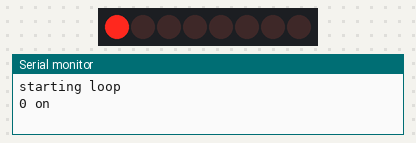
Simulated run of this program. Board: Arduino Pro Mini, built with avr-gcc and run on an emulated ATmega328P. Shown: 8 shift-register outputs drawn as a row of LEDs (first output left, lit = HIGH), the last lines printed to the serial monitor. Wiring (inferred from the names in the program): shift register (74HC595): data pin 12; shift clock pin 10; latch pin 11. Wiring (inferred from the signals the program sends): row of LEDs: on Q0, Q1, Q2, Q3, Q4, Q5, Q6, Q7.

Above: at 0.5 s.
At 1.5 s:
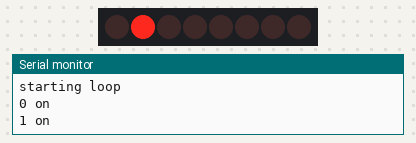
At 2.5 s:
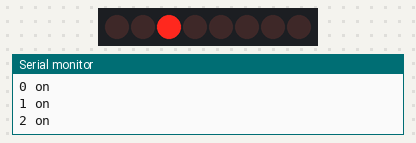
At 3.5 s:
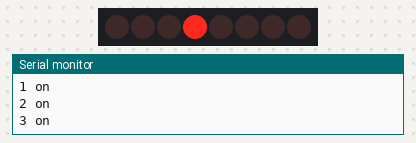
At 4.5 s:
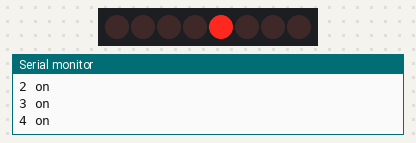
At 5.5 s:
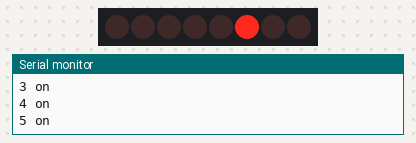
Timing chart, 0 to 7.8 s (numbered marks = the images above):
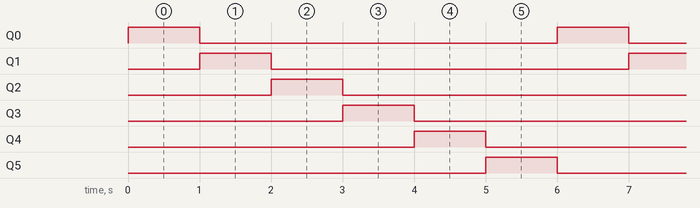

The program:

main.cpp
```cpp
#include <Arduino.h>


#define CLOCK_PIN 10 //CH = SHCP (clock)
#define LATCH_PIN 11 //ST = STCP  (latch)
#define DATA_PIN 12 //DA = DS  data

#define PORT_OFFSET 2

float mlPerSecPort1;
float mlPerSecPort2;
float mlPerSecPort3;
float mlPerSecPort4;
float mlPerSecPort5;
float mlPerSecPort6;


byte portFlags = 0;


void updatePorts() {
  digitalWrite(LATCH_PIN, LOW);
  shiftOut(DATA_PIN, CLOCK_PIN, LSBFIRST, portFlags);
  digitalWrite(LATCH_PIN, HIGH);
}

void setPort(byte portNum, bool on) {
  if (on) {
    portFlags |= (1<<(7 - portNum));
  } else {
    portFlags &= ~(1<<(7 - portNum));
  }
  updatePorts();
}

void allOff() {
  portFlags = 0;
  updatePorts();
}


//CH = SHCP (clock)
//DA = DS  data
//ST = STCP  (latch)
void setup() {
  Serial.begin(9600);
  // put your setup code here, to run once:
  pinMode(CLOCK_PIN, OUTPUT);
  pinMode(LATCH_PIN, OUTPUT);
  pinMode(DATA_PIN, OUTPUT);
}

void loop() {
  Serial.println("starting loop");
  allOff();
  setPort(0, true);
  Serial.println("0 on");
  delay(1000);
  allOff();
  setPort(1, true);
  Serial.println("1 on");
  delay(1000);
  allOff();
  setPort(2, true);
  Serial.println("2 on");
  delay(1000);
  allOff();
  setPort(3, true);
  Serial.println("3 on");
  delay(1000);
  allOff();
  setPort(4, true);
  Serial.println("4 on");
  delay(1000);
  allOff();
  setPort(5, true);
  Serial.println("5 on");
  delay(1000);
  // put your main code here, to run repeatedly:
}
```

Measured:
- by itself, Q0–5: alternates HIGH for 1.0 s and LOW for 5.0 s
- by itself, everything shown: repeats every 6.0 s, in 6 steps
